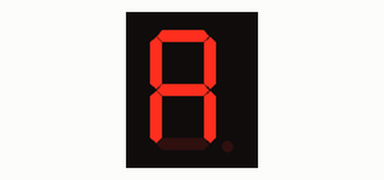
Simulated run of this sketch. Board: Arduino Uno, built with avr-gcc and run on an emulated ATmega328P. Parts: 1-digit seven-segment display. Wiring (inferred from the names in the program): 1-digit 7-segment display, segments lit when HIGH: segments pin 8, pin 9, pin 2, pin 3, pin 4, pin 5, pin 6. The segment pins are drawn as the display they are named for.

Above: at 0.1 s.
At 2.1 s:
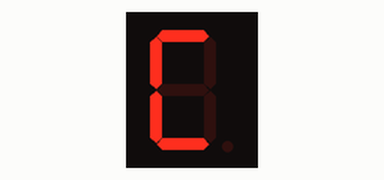
At 3.1 s:
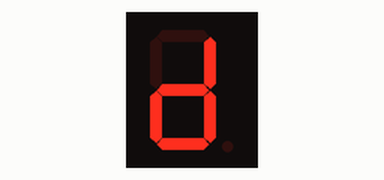
At 4.1 s:
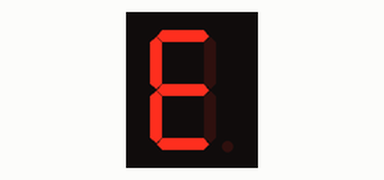
At 6.1 s:
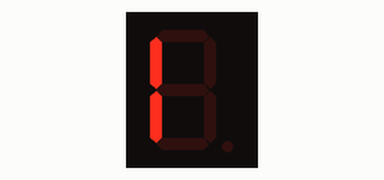
At 17.1 s:
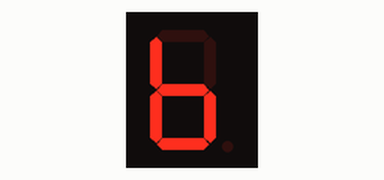

The sketch:

SevenSegmentDisplay.ino
```cpp
#define A_PIN 8
#define B_PIN 9
#define C_PIN 2
#define D_PIN 3
#define E_PIN 4
#define F_PIN 5
#define G_PIN 6


void Clear()
{
	digitalWrite(A_PIN, LOW);
	digitalWrite(B_PIN, LOW);
	digitalWrite(C_PIN, LOW);
	digitalWrite(D_PIN, LOW);
	digitalWrite(E_PIN, LOW);
	digitalWrite(F_PIN, LOW);
	digitalWrite(G_PIN, LOW);

}

void DisplayA()
{
	digitalWrite(D_PIN, LOW);
	digitalWrite(E_PIN, HIGH);
	digitalWrite(F_PIN, HIGH);
	digitalWrite(G_PIN, HIGH);
	digitalWrite(A_PIN, HIGH);
	digitalWrite(B_PIN, HIGH);
	digitalWrite(C_PIN, HIGH);
}

void DisplayB()
{
	digitalWrite(D_PIN, HIGH);
	digitalWrite(E_PIN, HIGH);
	digitalWrite(F_PIN, HIGH);
	digitalWrite(G_PIN, HIGH);
	digitalWrite(A_PIN, LOW);
	digitalWrite(B_PIN, LOW);
	digitalWrite(C_PIN, HIGH);
}

void DisplayC()
{
	digitalWrite(D_PIN, HIGH);
	digitalWrite(E_PIN, HIGH);
	digitalWrite(F_PIN, HIGH);
	digitalWrite(G_PIN, LOW);
	digitalWrite(A_PIN, HIGH);
	digitalWrite(B_PIN, LOW);
	digitalWrite(C_PIN, LOW);
}

void DisplayD()
{
	digitalWrite(D_PIN, HIGH);
	digitalWrite(E_PIN, HIGH);
	digitalWrite(F_PIN, LOW);
	digitalWrite(G_PIN, HIGH);
	digitalWrite(A_PIN, LOW);
	digitalWrite(B_PIN, HIGH);
	digitalWrite(C_PIN, HIGH);
}

void DisplayE()
{
	digitalWrite(D_PIN, HIGH);
	digitalWrite(E_PIN, HIGH);
	digitalWrite(F_PIN, HIGH);
	digitalWrite(G_PIN, HIGH);
	digitalWrite(A_PIN, HIGH);
	digitalWrite(B_PIN, LOW);
	digitalWrite(C_PIN, LOW);
}

void DisplayF()
{
	digitalWrite(D_PIN, LOW);
	digitalWrite(E_PIN, HIGH);
	digitalWrite(F_PIN, HIGH);
	digitalWrite(G_PIN, HIGH);
	digitalWrite(A_PIN, HIGH);
	digitalWrite(B_PIN, LOW);
	digitalWrite(C_PIN, LOW);
}


void DisplayOne()
{
	digitalWrite(D_PIN, LOW);
	digitalWrite(E_PIN, HIGH);
	digitalWrite(F_PIN, HIGH);
	digitalWrite(G_PIN, LOW);
	digitalWrite(A_PIN, LOW);
	digitalWrite(B_PIN, LOW);
	digitalWrite(C_PIN, LOW);
}

void DisplayTwo()
{
	digitalWrite(D_PIN, HIGH);
	digitalWrite(E_PIN, HIGH);
	digitalWrite(F_PIN, LOW);
	digitalWrite(G_PIN, HIGH);
	digitalWrite(A_PIN, HIGH);
	digitalWrite(B_PIN, HIGH);
	digitalWrite(C_PIN, LOW);
}

void DisplayThree()
{
	digitalWrite(D_PIN, HIGH);
	digitalWrite(E_PIN, LOW);
	digitalWrite(F_PIN, LOW);
	digitalWrite(G_PIN, HIGH);
	digitalWrite(A_PIN, HIGH);
	digitalWrite(B_PIN, HIGH);
	digitalWrite(C_PIN, HIGH);
}

void DisplayFour()
{
	digitalWrite(D_PIN, LOW);
	digitalWrite(E_PIN, LOW);
	digitalWrite(F_PIN, HIGH);
	digitalWrite(G_PIN, HIGH);
	digitalWrite(A_PIN, LOW);
	digitalWrite(B_PIN, HIGH);
	digitalWrite(C_PIN, HIGH);
}

void DisplayFive()
{
	digitalWrite(D_PIN, HIGH);
	digitalWrite(E_PIN, LOW);
	digitalWrite(F_PIN, HIGH);
	digitalWrite(G_PIN, HIGH);
	digitalWrite(A_PIN, HIGH);
	digitalWrite(B_PIN, LOW);
	digitalWrite(C_PIN, HIGH);
}

void DisplaySix()
{
	digitalWrite(D_PIN, HIGH);
	digitalWrite(E_PIN, HIGH);
	digitalWrite(F_PIN, HIGH);
	digitalWrite(G_PIN, HIGH);
	digitalWrite(A_PIN, HIGH);
	digitalWrite(B_PIN, LOW);
	digitalWrite(C_PIN, HIGH);
}

void DisplaySeven()
{
	digitalWrite(D_PIN, LOW);
	digitalWrite(E_PIN, LOW);
	digitalWrite(F_PIN, LOW);
	digitalWrite(G_PIN, LOW);
	digitalWrite(A_PIN, HIGH);
	digitalWrite(B_PIN, HIGH);
	digitalWrite(C_PIN, HIGH);
}

void DisplayEight()
{
	digitalWrite(D_PIN, HIGH);
	digitalWrite(E_PIN, HIGH);
	digitalWrite(F_PIN, HIGH);
	digitalWrite(G_PIN, HIGH);
	digitalWrite(A_PIN, HIGH);
	digitalWrite(B_PIN, HIGH);
	digitalWrite(C_PIN, HIGH);
}

void DisplayNine()
{
	digitalWrite(D_PIN, HIGH);
	digitalWrite(E_PIN, LOW);
	digitalWrite(F_PIN, HIGH);
	digitalWrite(G_PIN, HIGH);
	digitalWrite(A_PIN, HIGH);
	digitalWrite(B_PIN, HIGH);
	digitalWrite(C_PIN, HIGH);
}

void DisplayZero()
{
	digitalWrite(D_PIN, HIGH);
	digitalWrite(E_PIN, HIGH);
	digitalWrite(F_PIN, HIGH);
	digitalWrite(G_PIN, LOW);
	digitalWrite(A_PIN, HIGH);
	digitalWrite(B_PIN, HIGH);
	digitalWrite(C_PIN, HIGH);
}

void LoopDisplay()
{
	//Loop through all Chars and Numbers
	DisplayA();
	delay(1000);
	DisplayB();
	delay(1000);
	DisplayC();
	delay(1000);
	DisplayD();
	delay(1000);
	DisplayE();
	delay(1000);
	DisplayF();
	delay(1000);
	DisplayOne();
	delay(1000);
	DisplayTwo();
	delay(1000);
	DisplayThree();
	delay(1000);
	DisplayFour();
	delay(1000);
	DisplayFive();
	delay(1000);
	DisplaySix();
	delay(1000);
	DisplaySeven();
	delay(1000);
	DisplayEight();
	delay(1000);
	DisplayNine();
	delay(1000);
	DisplayZero();
	delay(1000);
}

void setup()
{
	pinMode(A_PIN, OUTPUT);
	pinMode(B_PIN, OUTPUT);
	pinMode(C_PIN, OUTPUT);
	pinMode(D_PIN, OUTPUT);
	pinMode(E_PIN, OUTPUT);
	pinMode(F_PIN, OUTPUT);
	pinMode(G_PIN, OUTPUT);

}

void loop()
{
	LoopDisplay();
}
```

Measured:
- by itself, everything shown: repeats every 16.0 s, in 16 steps
- what the display in image 1 shows lasts 1.0 s, from 2.0 s to 3.0 s
